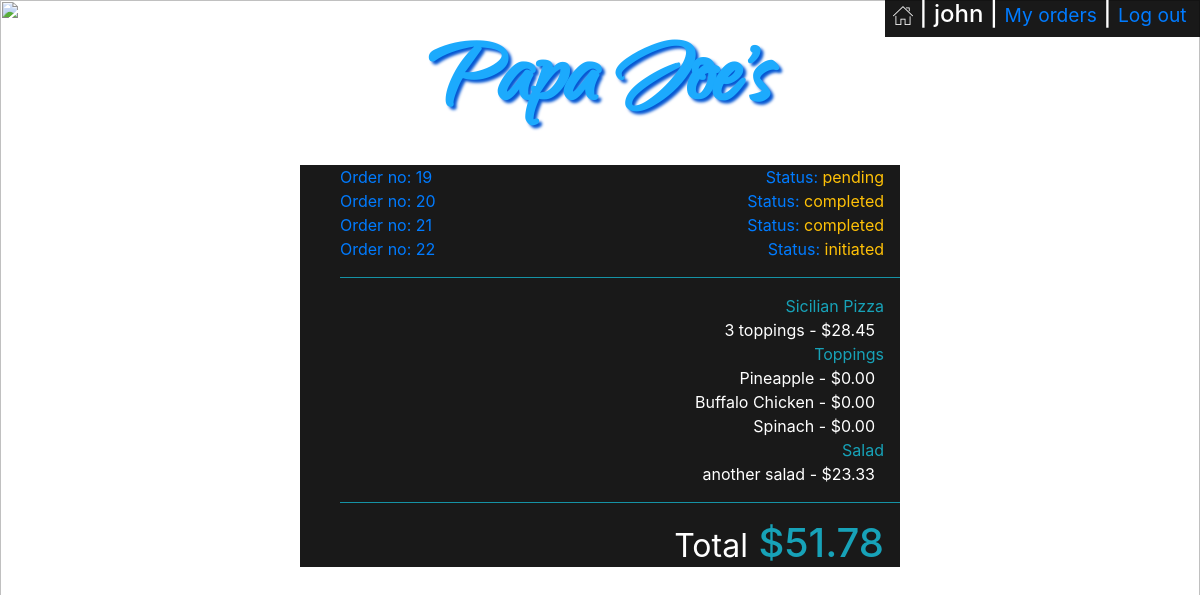
The app's page /my_orders/20 (signed in) with its own data.
### orders/models.py (models this page shows, shortened)
class User_order(models.Model):
    user=models.ForeignKey(User,on_delete=models.CASCADE)
    order_number=models.IntegerField()
    topping_allowance=models.IntegerField(default=0)
    status=models.CharField(max_length=64,default='initiated')

class Order2(models.Model):
    user=models.ForeignKey(User,on_delete=models.CASCADE)
    number=models.IntegerField()
    category=models.CharField(max_length=64,null=True)
    name=models.CharField(max_length=64)
    price=models.DecimalField(max_digits=4,decimal_places=2)
    def __str__(self):
        return f"{self.name} - ${self.price} "

### orders/views.py (the view)
# urls.py: path("my_orders/<str:order_number>", views.my_orders, name="my_orders"),
def my_orders(request,order_number):
    context = {
        "Checkout":Order2.objects.filter(user=request.user,number=order_number),
        "Checkout_category":Order2.objects.filter(user=request.user,number=order_number).values_list('category').distinct(),
        "Total":list(Order2.objects.filter(user=request.user,number=order_number).aggregate(Sum('price')).values())[0],
        "user":request.user,
        "Category": Category.objects.all(),
        "Order_number":order_number,
        "All_orders":User_order.objects.filter(user=request.user),
        "Status":User_order.objects.get(user=request.user,order_number=order_number).status
    }
    return render(request,"my_orders.html",context)

### orders/templates/my_orders.html (shortened to what this page needs)
<!DOCTYPE html>
<html style="height:100%">
<head>
    {% load static %}
    <link rel="stylesheet" type="text/css" href="{% static 'styles.css' %}">
    <link rel="stylesheet" href="https://maxcdn.bootstrapcdn.com/bootstrap/4.1.3/css/bootstrap.min.css">
</head>
<body style="height:100%">
    {% if Category %}
    <div id='username'>
        <h4 class='px-2' ><a href="{% url 'index' %}"><img src="{% static 'home.png' %}"></a> |
            {{user.username}} |
            {% if not user.is_superuser %}
            <small><a href="{% url 'my_orders' Order_number %}">My orders</a></small> |
            {% endif %}
            <small><a href="{% url 'logout' %}"> Log out&nbsp;</a></small>
        </h4>
    </div>
    {% endif %}
    <p id='logo' class='text-center m-0 font-weight-bold'><a href="{% url 'index' %}">Papa Joe's</a></p>
    <div id='my_orders_container' class='w-50 mx-auto'>
        <div class=' text-left pr-3'>
            <ul >
                {% for number in All_orders%}
                <a href="{% url 'my_orders' number.order_number %}"><li ><span>Order no: {{number.order_number}}</span><span class='float-right'>Status: <span class='text-warning'>{{number.status}}</span></span></li></a>
                {% endfor %}
            </ul>
        </div>
        <ul>
            <hr class='bg-info'>
            {% for check_cat in Checkout_category %}
                <li class='text-info text-right pr-3'>{{check_cat|cut:"("|cut:")"|cut:","|cut:"'"}}</li>
                {% for row in Checkout %}
                {% if row.category == check_cat|cut:"("|cut:")"|cut:","|cut:"'"  %}
                <li class='pr-3 text-right'>{{row}}&nbsp;</li>
                {% endif %}
                {% endfor %}
            {% endfor %}
            <hr class='bg-info'>
            <li class='text-info text-right pr-3 '><h1><small class='text-white'>Total</small> ${{Total|floatformat:2}}</h1></li>
        </ul>
    </div>
</body>
</html>

### orders/static/styles.css (style rules this page uses)
#logo { padding:0px; font-family: webLogo ; font-size: 110px; text-shadow: 3px 3px 3px rgb(5, 87, 211); }
#logo a:link, #place_order:link, #confirm_order:link { color:rgb(28, 170, 253); }
#center_box,#username { background-color: rgba(0, 0, 0, 0.9); color: white; }
#username { position: absolute; right: 0; }
li { list-style-type: none; }
#my_orders_container { background-color: rgba(0, 0, 0, 0.9); color: white; }

### records on screen
User_order: order_number "19", status "pending"
User_order: order_number "20", status "completed"
User_order: order_number "21", status "completed"
User_order: order_number "22", status "initiated"
Order2: name+price "3 toppings - $28.45"
Order2: name+price "Pineapple - $0.00"
Order2: name+price "Buffalo Chicken - $0.00"
Order2: name+price "Spinach - $0.00"
Order2: name+price "another salad - $23.33"

### other values on screen
{{ user.username }} "john"
{{ check_cat|cut:"("|cut:")"|cut:","|cut:"'" }} "Sicilian Pizza" "Toppings" "Salad"
{{ Total|floatformat:2 }} "51.78"
